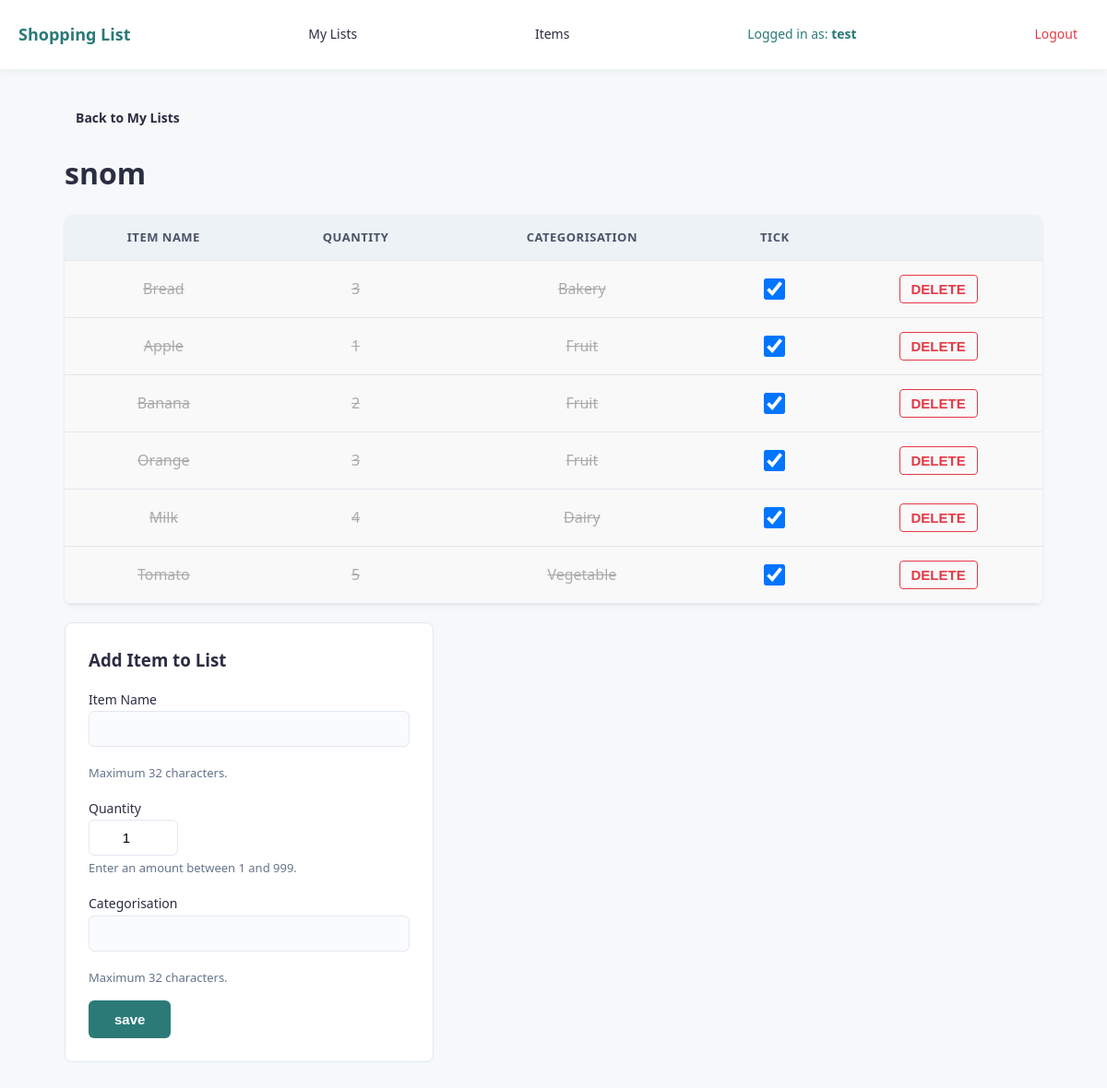
The page /list/2 (signed in) on the database as committed earlier.
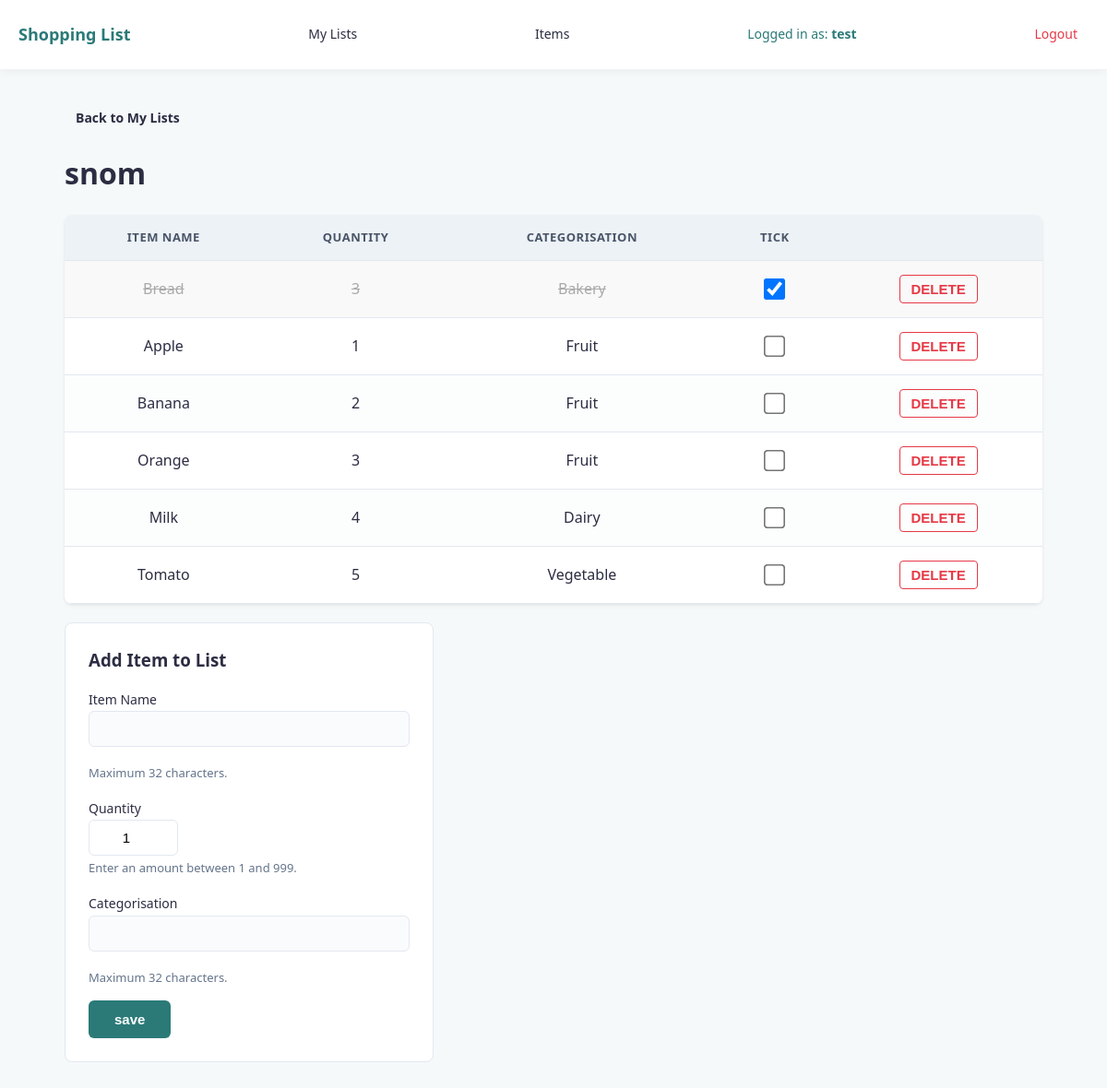
The same page on the database as committed later.
### tables this page shows
CREATE TABLE "lists" (list_id INTEGER NOT NULL PRIMARY KEY, list_name TEXT, user_id INTEGER REFERENCES user (user_id));

CREATE TABLE "list_contents" (`list_id` INTEGER REFERENCES `lists`(`list_id`), `item_id` INTEGER REFERENCES `item`(`item_id`), `quantity` INTEGER, "ticked" BOOLEAN);

CREATE TABLE "item" (item_id INTEGER NOT NULL PRIMARY KEY, item_name TEXT NOT NULL, "categorisation" TEXT, user_id INTEGER REFERENCES user (user_id));

### shopping_list.py (the view, shortened to what this page needs)
@app.route("/list/<int:list_id>", methods=["GET", "POST"])
def list_route(list_id=None):
    current_list = verify_list_ownership(list_id)
    if not current_list:
        return redirect(url_for("my_lists"))
    current_user_id = session["user_id"]
    error = ''
    if list_id:
        sql = """SELECT list_contents.item_id, item.item_name, list_contents.quantity, item.categorisation, list_contents.ticked
                FROM list_contents
                JOIN item ON item.item_id=list_contents.item_id
                WHERE list_contents.list_id = ?;"""
        results = query_db(sql, [list_id]) or []
    else:
        results = []
    return render_template("list.html", list=results, list_id=list_id, current_list=current_list, error=error)

### shopping_list.py (called while the page is built)
def get_db():
    db = getattr(g, '_database', None)
    if db is None:
        db = g._database = sqlite3.connect(DATABASE)
        db.row_factory = sqlite3.Row
    return db

@app.teardown_appcontext
def close_connection(exception):
    db = getattr(g, '_database', None)
    if db is not None:
        db.close()

def query_db(query, args=(), one=False, commit=False, return_id=False):
    db = get_db()
    cur = get_db().execute(query, args)
    if commit:
        db.commit()
    if return_id:
        last_id = cur.lastrowid
        cur.close()
        return last_id
    rv = cur.fetchall()
    cur.close()
    return rv[0] if (rv and one) else (None if one else rv)

def verify_list_ownership(list_id):
    if "user_id" not in session:
        return None
    sql = "SELECT * FROM lists where list_id = ? AND user_id = ?"
    return query_db(sql, [list_id, session["user_id"]], one=True)

### templates/list.html (shortened to what this page needs)
{% extends "index.html" %}
{% block body %}
<p><a href="{{ url_for('my_lists') }}" style="text-decoration: none; font-weight: bold;">Back to My Lists</a></p>
<h1>{{ current_list.list_name }}</h1>
{% if list %}
<form action="{{ url_for('list_route', list_id=list_id) }}" method="post" id="checkbox-form">
<table>
    <tr>
        <th>Item Name</th>
        <th>Quantity</th>
        <th>Categorisation</th>
        <th>tick</th>
        <th></th>
    </tr>
    {% for item in list %}
    <tr class="{% if item.ticked == 1 %}ticked-row{% endif %}">
        <td>{{ item.item_name }}</td>
        <td>{{ item.quantity }}</td>
        <td>{{ item.categorisation }}</td>
        <td>
            <input name="ticked_items" type="checkbox" value="{{ item.item_id }}" {% if item.ticked == 1 %}checked{% endif %} onchange="document.getElementById('checkbox-form').submit();">
        </td>
        <td>
            <input type="submit" value="DELETE" form="delete-form-{{ item.item_id }}">
        </td>
    </tr>
    {% endfor %}
</table>
</form>
{% else %}
<div class="card empty">
    <p>This list is currently empty. Add one to get started!</p>
</div>
{% endif %}
<div class="card" id="add-items">
    <h3>Add Item to List</h3>
    <form action="{{ url_for('list_route', list_id=list_id) }}" method="post">
        <label for="item_name">Item Name</label><br>
        <input name="item_name" list="food"><br>
        <p class="guidelines">Maximum 32 characters.</p>
        <label for="quantity">Quantity</label><br>
        <input type="number" name="quantity" value="1"><br>
        <p class="guidelines">Enter an amount between 1 and 999.</p>
        <label for="item_categorisation">Categorisation</label><br>
        <input list="food-type" name="categorisation" id="item_categorisation"><br>
        <p class="guidelines">Maximum 32 characters.</p>
        <input type="submit" value="save">
    </form>
</div>
{% endblock  %}

### templates/index.html (shortened to what this page needs)
<!DOCTYPE html>
<html lang="en">
<head>
    <link rel="stylesheet" href="{{url_for('static', filename='style.css')}}">
</head>
<body>
    <header>
        <nav>
            <a href="{{ url_for('home')}}">Shopping List</a>
            {% if session.get('user_id') %}
                <a href="{{ url_for('my_lists') }}">My Lists</a>
                <a href="{{ url_for('item_dictionary') }}">Items</a>
                <span style="color: var(--primary-colour);">Logged in as: <strong>{{ session.get('username') }}</strong></span>
                <a href="{{ url_for('logout') }}" style="color: var(--delete-colour);">Logout</a>
            {% else %}
                <a href="{{ url_for('login') }}">Login</a>
                <a href="{{ url_for('signup') }}">Sign Up</a>
            {% endif %}
        </nav>
    </header>
    <main class="content-container">
        {% block body %}
        {% endblock %}
    </main>
</body>
</html>

### static/style.css (style rules this page uses)
:root { --primary-colour: #2b7a78; --primary-hover: #3a9694; --bg-colour: #f6f9f9; --card-bg: #ffffff; --text-colour: #2b2d42; --border-colour: #e2e8f0; --delete-colour: #e63946; }
body { font-family: system-ui, -apple-system, BlinkMacSystemFont, 'Segoe UI', Roboto, Oxygen, Ubuntu, Cantarell, 'Open Sans', 'Helvetica Neue', sans-serif; background-color: var(--bg-colour); color: var(--text-colour); margin: 0; padding: 0; line-height: 1.6; }
header { background-color: var(--card-bg); box-shadow: 0 2px 10px rgba(0, 0, 0, 0.05); position: sticky; top: 0; z-index: 1000; }
nav { display: flex; justify-content: space-between; align-items: center; max-width: 1200px; margin: 0 auto; padding: 15px 20px; flex-wrap: wrap; }
nav a, nav span, p a { color: var(--text-colour); text-decoration: none; font-weight: 500; padding: 8px 12px; border-radius: 6px; font-size: clamp(14px, 1.1vw, 18px); }
nav a:first-child { font-weight: 700; font-size: clamp(18px, 1.5vw, 22px); color: var(--primary-colour); padding-left: 0; }
main, .content-container { max-width: 1100px; margin: 40px auto; padding: 0 20px; box-sizing: border-box; }
h1 { color: var(--text-colour); margin-bottom: 20px; }
h3 { color: var(--text-colour); margin-top: 0; margin-bottom: 15px; }
.card { background-color: var(--card-bg); border-radius: 8px; border: 1px solid var(--border-colour); box-sizing: border-box; }
input[type="text"], input[list], input[type="password"] { width: 100%; max-width: 100%; padding: 10px 12px; font-size: 15px; border: 1px solid var(--border-colour); border-radius: 6px; box-sizing: border-box; background-color: #fafbfc; margin-bottom: 15px; }
table { width: 100%; border-collapse: collapse; background-color: var(--card-bg); border-radius: 8px; overflow: hidden; box-shadow: 0 4px 6px rgba(0, 0, 0, 0.02), 0 1px 3px rgba(0, 0, 0, 0.08); margin: 20px 0; }
table, th, td { border: none; }
th { background-color: #edf2f7; color: #4a5568; font-weight: 600; text-transform: uppercase; font-size: 13px; letter-spacing: 0.5px; border-bottom: 1px solid var(--border-colour); }
th, td { padding: 14px 20px; text-align: center; vertical-align: middle; border-bottom: 1px solid var(--border-colour); }
tr:nth-child(even) td { background-color: #fcfdfd; }
tr.ticked-row td, tr.ticked-row:hover td { text-decoration: line-through; color: #aaaaaa; background-color: #f9f9f9; }
#create-list, #add-items { padding: 25px; max-width: 400px; width: 100%; box-sizing: border-box; }
p { color: #64748b; font-size: 16px; margin: 0; }
.guidelines { font-size: 13px; margin: 4px 0 15px 0; line-height: 1.5; }
label { font-size: 14px; font-weight: 500; }
form table input[type="checkbox"] { transform: scale(1.8); margin: 10px auto; display: block; cursor: pointer; }
input[type="number"] { width: 75px; padding: 10px; font-size: 15px; text-align: center; border: 1px solid var(--border-colour); border-radius: 6px; }
input[type="submit"] { background-color: var(--primary-colour); color: #ffffff; padding: 12px 28px; font-size: 15px; font-weight: 600; border: none; border-radius: 6px; cursor: pointer; }
input[value="DELETE"] { background-color: transparent; color: var(--delete-colour); border: 1px solid var(--delete-colour); padding: 6px 12px; border-radius: 4px; font-weight: 600; cursor: pointer; }

Rows that differ between the two databases and show on the page:
changed list_contents "Apple": ticked "☑" → "☐"
changed list_contents "Banana": ticked "☑" → "☐"
changed list_contents "Orange": ticked "☑" → "☐"
changed list_contents "Milk": ticked "☑" → "☐"
changed list_contents "Tomato": ticked "☑" → "☐"
